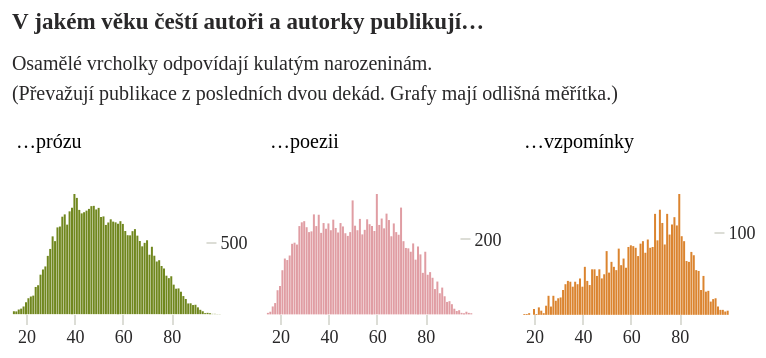

Notebook cell for this chart:
### Code cell
veky_autorstva = alt.Chart(do_grafu.with_columns(pl.col("kategorie").replace(
    {'próza':'…prózu','poezie':'…poezii','vzpomínky':'…vzpomínky'}
)).group_by(["vek","kategorie"]).len().to_pandas(),
         title=alt.Title(
             'V jakém věku čeští autoři a autorky publikují…',
             subtitle=
             ["Osamělé vrcholky odpovídají kulatým narozeninám.",
              "(Převažují publikace z posledních dvou dekád. Grafy mají odlišná měřítka.)"]
         )).mark_bar(width=1).encode(
    alt.X("vek:Q", scale=alt.Scale(domainMax=90, domainMin=20), title=None, axis=alt.Axis(tickCount=4)),
    alt.Y("len:Q", title=None, scale=alt.Scale(domainMin=1), axis=alt.Axis(domainOpacity=0, tickColor='#DCDDD6', orient='right', format='~s')),
    alt.Color('kategorie:N', scale=alt.Scale(range=['#E09DA3','#70871E','#DB842F',]), title=None, legend=None),
    alt.Column('kategorie:N', spacing=8, title=None, sort=['…prózu','…poezii','…vzpomínky'],
           header=alt.Header(labelAngle=0, labelAlign='left', labelAnchor='start', labelFontWeight=500, labelFont='Asap', labelOrient="top"))
).properties(
    width=kredity['sirka'] / 3.8, 
    height=kredity['vyska_nizkych'], 
    autosize={'type': 'fit', 'contains': 'padding'}
).configure_view(stroke='transparent').configure_axis(grid=False, domain=False).resolve_axis(x="independent").resolve_scale(y="independent")

veky_autorstva

### Figure 1 — Vega-Lite specification as saved in the notebook (floating-point values rounded to 4 significant figures; data arrays with more than 128 entries replaced by an {"elided": "..."} marker saying what was removed)
{"config": {"title": {"font": "Noticia Text", "fontSize": 11.5, "anchor": "start", "lineHeight": 19, "fontWeight": "bolder", "subtitleFont": "Noticia Text", "subtitleFontSize": 10, "subtitleLineHeight": 15, "subtitlePadding": 10, "dy": -10, "color": "#292829", "subtitleColor": "#292829"}, "axis": {"labelFont": "Asap", "titleFont": "Asap", "fontWeight": "lighter", "titleFontWeight": "lighter", "labelFontSize": 9, "titleFontSize": 9, "labelPadding": 2, "titlePadding": 9, "domainOpacity": 0, "tickColor": "#DCDDD6", "labelColor": "#292829", "domain": false, "grid": false}, "legend": {"labelFont": "Asap", "labelFontWeight": "normal", "titleFont": "Asap", "titleFontWeight": "normal", "labelFontSize": 9, "titleFontSize": 9, "labelColor": "#292829"}, "view": {"stroke": "transparent"}}, "data": {"name": "data-ea3af0a444ea77b38399e7121293e322"}, "mark": {"type": "bar", "width": 1}, "autosize": {"type": "fit", "contains": "padding"}, "encoding": {"color": {"field": "kategorie", "legend": null, "scale": {"range": ["#E09DA3", "#70871E", "#DB842F"]}, "title": null, "type": "nominal"}, "column": {"field": "kategorie", "header": {"labelAlign": "left", "labelAnchor": "start", "labelAngle": 0, "labelFont": "Asap", "labelFontWeight": 500, "labelOrient": "top"}, "sort": ["…prózu", "…poezii", "…vzpomínky"], "spacing": 8, "title": null, "type": "nominal"}, "x": {"axis": {"tickCount": 4}, "field": "vek", "scale": {"domainMax": 90, "domainMin": 20}, "title": null, "type": "quantitative"}, "y": {"axis": {"domainOpacity": 0, "format": "~s", "orient": "right", "tickColor": "#DCDDD6"}, "field": "len", "scale": {"domainMin": 1}, "title": null, "type": "quantitative"}}, "height": 60, "resolve": {"axis": {"x": "independent"}, "scale": {"y": "independent"}}, "title": {"text": "V jakém věku čeští autoři a autorky publikují…", "subtitle": ["Osamělé vrcholky odpovídají kulatým narozeninám.", "(Převažují publikace z posledních dvou dekád. Grafy mají odlišná měřítka.)"]}, "width": 94.74, "$schema": "https://vega.github.io/schema/vega-lite/v5.8.0.json", "datasets": {"data-ea3af0a444ea77b38399e7121293e322": {"elided": "255 records"}}}
